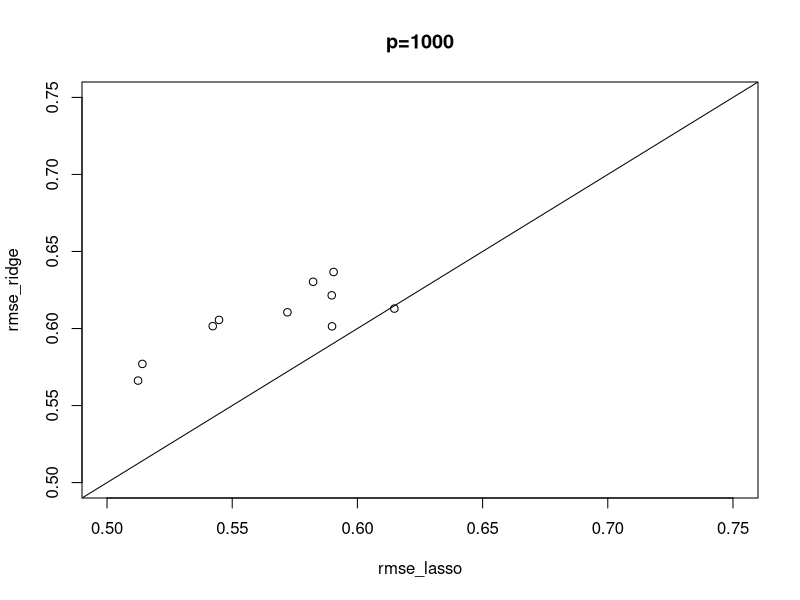
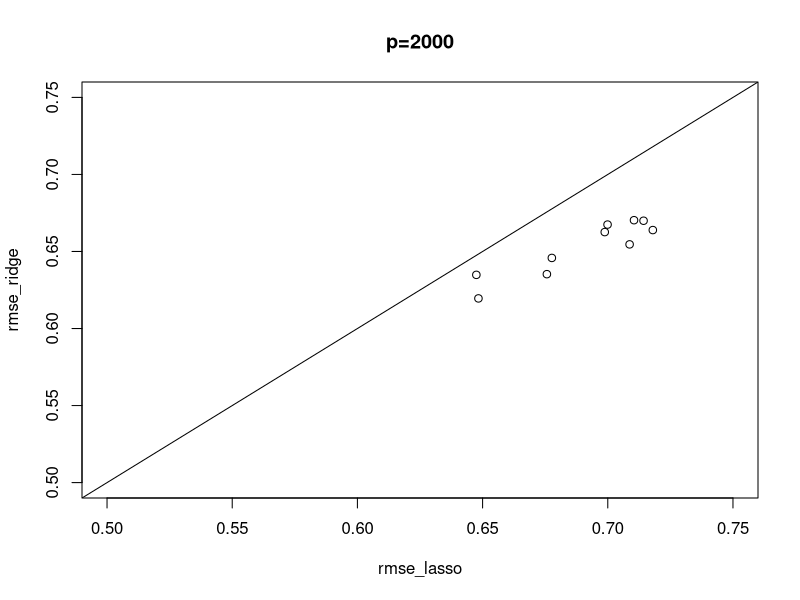

The R script that drew these images, in order:
## ---- chunk 1
library(glmnet)
## ---- chunk 2
  set.seed(123)
  n <- 500
  p <- 1000
  p_causal <- p/2 # number of causal variables (simulated effects N(0,1))
  pve <- 0.95
  nrep = 10
  rmse_lasso = rep(0,nrep)
  rmse_ridge = rep(0,nrep)
  
  for(i in 1:nrep){
    sim=list()
    sim$X =  matrix(rnorm(n*p,sd=1),nrow=n)
    B <- rep(0,p)
    causal_variables <- sample(x=(1:p), size=p_causal)
    B[causal_variables] <- rnorm(n=p_causal, mean=0, sd=1)

    sim$B = B
    sim$Y = sim$X %*% sim$B
    sigma2 = ((1-pve)/(pve))*sd(sim$Y)^2
    E = rnorm(n,sd = sqrt(sigma2))
    sim$Y = sim$Y + E
    
    fit_lasso <- cv.glmnet(x=sim$X, y=sim$Y, family="gaussian", alpha=1, standardize=FALSE)  
    
    fit_ridge <- cv.glmnet(x=sim$X, y=sim$Y, family="gaussian", alpha=0, standardize=FALSE)
   
    rmse_lasso[i] = sqrt(mean((sim$B-coef(fit_lasso)[-1])^2))
    rmse_ridge[i] = sqrt(mean((sim$B-coef(fit_ridge)[-1])^2))
  }
  
  plot(rmse_lasso,rmse_ridge, xlim=c(0.5,0.75), ylim=c(0.5,0.75), main="p=1000")
  abline(a=0,b=1)
## ---- chunk 3
  set.seed(123)
  n <- 500
  p <- 2000
  p_causal <- p/2 # number of causal variables (simulated effects N(0,1))
  pve <- 0.95
  nrep = 10
  rmse_lasso = rep(0,nrep)
  rmse_ridge = rep(0,nrep)
  
  for(i in 1:nrep){
    sim=list()
    sim$X =  matrix(rnorm(n*p,sd=1),nrow=n)
    B <- rep(0,p)
    causal_variables <- sample(x=(1:p), size=p_causal)
    B[causal_variables] <- rnorm(n=p_causal, mean=0, sd=1)

    sim$B = B
    sim$Y = sim$X %*% sim$B
    sigma2 = ((1-pve)/(pve))*sd(sim$Y)^2
    E = rnorm(n,sd = sqrt(sigma2))
    sim$Y = sim$Y + E
    
    fit_lasso <- cv.glmnet(x=sim$X, y=sim$Y, family="gaussian", alpha=1, standardize=FALSE)  
    
    fit_ridge <- cv.glmnet(x=sim$X, y=sim$Y, family="gaussian", alpha=0, standardize=FALSE)
   
    rmse_lasso[i] = sqrt(mean((sim$B-coef(fit_lasso)[-1])^2))
    rmse_ridge[i] = sqrt(mean((sim$B-coef(fit_ridge)[-1])^2))
  }
  
  plot(rmse_lasso,rmse_ridge, xlim=c(0.5,0.75), ylim=c(0.5,0.75), main="p=2000")
  abline(a=0,b=1)
